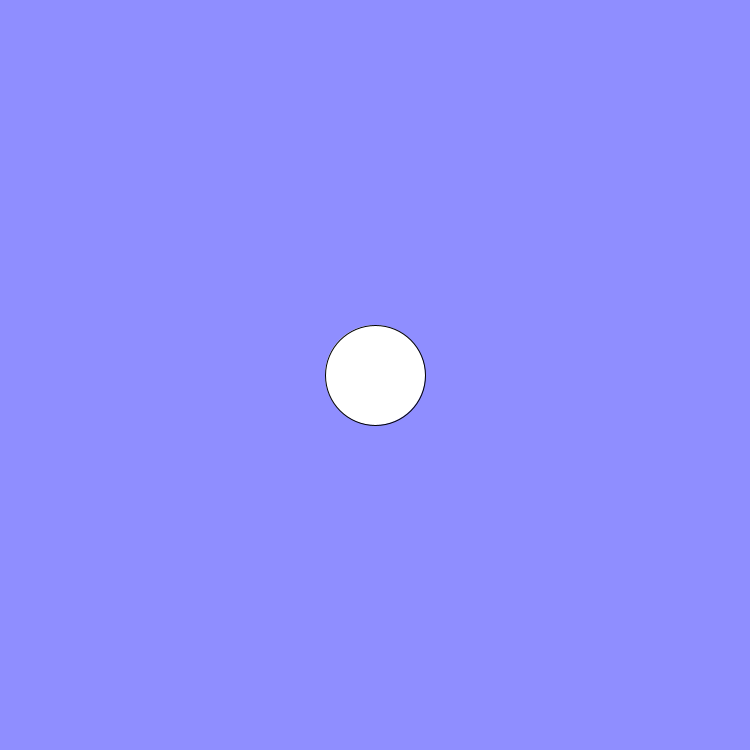
Frame 1 (no input)
Frame 60 (the mouse pressed at the canvas centre just before this capture): identical to frame 1, image omitted
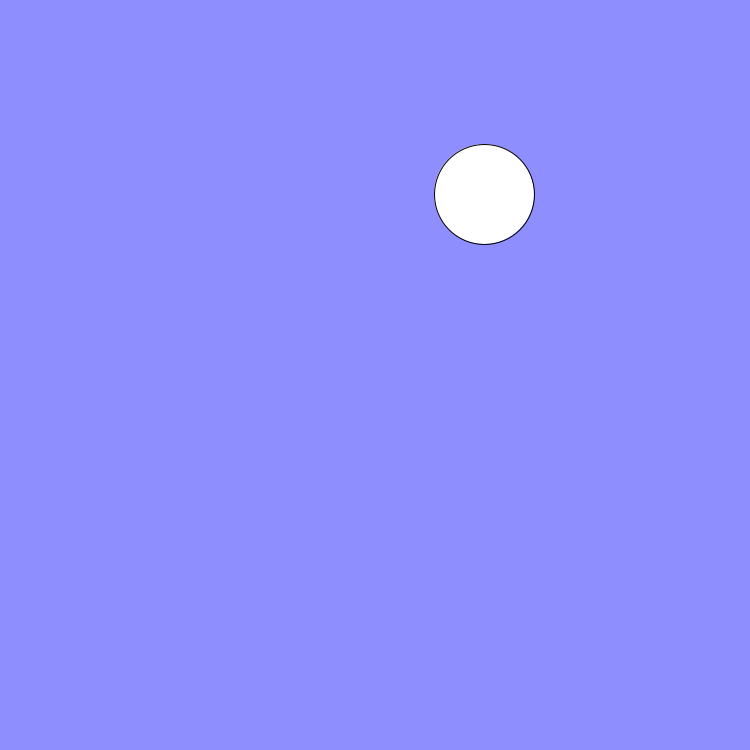
Frame 120 (the mouse held since frame 60 and released just before this capture)

The Processing sketch that drew these frames (run headless with seeded random() and noise(); from frame 60 on, the mouse is pressed at the canvas centre):

// Processing sketch: slippery_dot
// ── slippery_dot.pde
/*** When you are done, this program will draw an ellipse
 that jumps to new location each time you click on it.
 ***/

// 1. Create three integer variables to represent the x, y, and the size of the ellipse
int x=375;
int y=375;
int ellipseSize=100;
void setup() {
  // 2. Set the size of your sketch
  size(750, 750);
}

void draw() {

  // 3. Set the background color of your sketch
  background(#8F8EFF);
  // 4. Draw an ellipse using the variables created at the top of the sketch for the location and size of your ellipse.
  //    Make sure it fits in the window. Change the variables if it does not.
  ellipse(x, y, ellipseSize, ellipseSize);
}

/******** This method gets called automatically when you press the mouse ************/
void mousePressed() {
  //5. Create an integer variable called distance
  int distance=getDistanceFromMouse(x, y);
  //6. The getDistanceFromMouse() method below returns a number.
  //   Set the value of your distance variable to the value returned by the getDistance method
  //   You will need to pass the x y location of your ellipse to this method.


  //7.  Use an if statement to check if your distance variable is < the radius of the ellipse
  //    If it is, make a new x AND y for the ellipse, for a new random location on the window
  //    Hint: Use code like this      x = (int) random(width);
  if (distance<50) {
    x = (int) random(width);
    y = (int) random(height);
  }
}

/********  This method gives you the number of pixels between the mouse and the x,y point ***********/
int getDistanceFromMouse(int x, int y) {
  return (int)Math.sqrt(Math.pow((mouseX-x), 2) + Math.pow((mouseY-y), 2));
}
